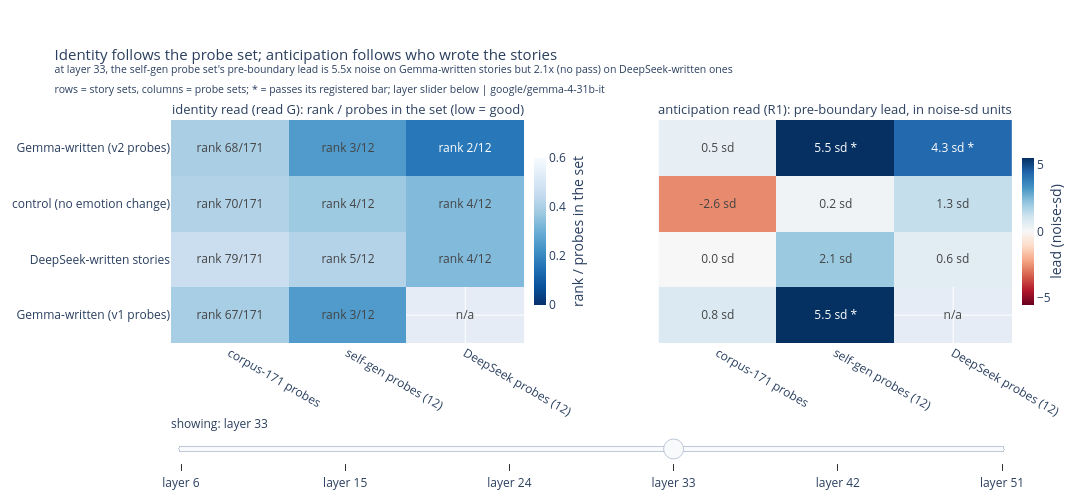

Write notebook code for a chart like this one.
### Markdown cell above
## 2. Stories or vectors: what does each result depend on?

**Answer: both, but for different claims.** Whether the emotional state is
VISIBLE at all depends on the vectors: on the same stories, corpus-171 probes
fail the identity read while the self-gen and DeepSeek probes succeed. Whether
ANTICIPATION exists depends on the stories: the same probes show a solid
pre-boundary rise on Gemma-written stories and nothing on DeepSeek-written
ones.

**How it was measured.** Left panel: the identity read from section 1 (read G),
as rank divided by the number of probes in the set. Right panel: the
anticipation read (R1), the incoming emotion's rise over the 16 tokens before
the phase boundary versus the 16 tokens before those, in units of the
calibrated per-token noise (noise-sd). Stars mark cells that pass their
registered bar: for identity, the top-decile bar; for anticipation, shuffle
p < 0.001 plus the registered magnitude bar. The slider below the figure
scrubs all six layers. Layer 33 is the registered primary cell, and the
dissociation pattern holds across the mid-to-late band.

**Verdict.** Vector quality decides whether the state is readable at all,
matching the detection results of
[notebook 07](07_generator_lineages.ipynb) (E10/E11). The anticipation effect,
by contrast, is a property of the text. Gemma reads with causal attention, so
each token sees only earlier tokens. A pre-boundary signal can therefore come
only from foreshadowing already present in the words read so far. Gemma's own
stories foreshadow; DeepSeek's cleaner transitions do not. The
constant-emotion control's leads sit at or below zero, so marked scene changes
alone produce nothing.

### Code cell
# this cell draws the identity / anticipation dissociation heatmaps,
# story sets x probe sets, with a layer slider (default: layer 33)
probe_set_names = ["corpus", "selfgen", "deepseek"]
DEFAULT_LAYER = PRIMARY_LAYER

def dissociation_grids(layer):
    """(identity z, anticipation z, and their cell labels) at one layer."""
    identity, anticipation, id_text, ant_text = [], [], [], []
    for story_set, arm in STORY_SETS.items():
        id_row, ant_row, id_t, ant_t = [], [], [], []
        for probe_set in probe_set_names:
            identity_cell = arm["gate_G"].get(probe_set, {}).get("per_layer", {}).get(str(layer))
            r1_cell = arm["r1_anticipation"].get(probe_set, {}).get("per_layer", {}).get(str(layer))
            if identity_cell:
                star = " *" if identity_cell["passes"] else ""
                id_row.append(identity_cell["median_rank"] / PROBE_SET_SIZE[probe_set])
                id_t.append(f"rank {identity_cell['median_rank']:.0f}/{PROBE_SET_SIZE[probe_set]}{star}")
            else:
                id_row.append(None); id_t.append("n/a")
            if r1_cell and r1_cell.get("noise_sd"):
                lead_in_sd = r1_cell["mean_lead"] / r1_cell["noise_sd"]
                star = " *" if r1_cell["passes"] else ""
                ant_row.append(lead_in_sd)
                ant_t.append(f"{lead_in_sd:.1f} sd{star}")
            else:
                ant_row.append(None); ant_t.append("n/a")
        identity.append(id_row); anticipation.append(ant_row)
        id_text.append(id_t); ant_text.append(ant_t)
    return identity, anticipation, id_text, ant_text

fig = make_subplots(rows=1, cols=2, shared_yaxes=True, horizontal_spacing=0.16,
    subplot_titles=(
        "identity read (read G): rank / probes in the set (low = good)",
        "anticipation read (R1): pre-boundary lead, in noise-sd units"))
# one heatmap pair per layer; the slider toggles which pair is visible
for layer in LAYERS:
    identity, anticipation, id_text, ant_text = dissociation_grids(layer)
    visible = layer == DEFAULT_LAYER
    fig.add_trace(go.Heatmap(
        z=identity, x=[PROBE_SET_LABEL[name] for name in probe_set_names], y=list(STORY_SETS),
        text=id_text, texttemplate="%{text}", colorscale="Blues_r", zmin=0, zmax=0.6,
        colorbar=dict(title=dict(text="rank / probes in the set", side="right"),
                      x=0.42, len=0.75, thickness=12),
        visible=visible), row=1, col=1)
    fig.add_trace(go.Heatmap(
        z=anticipation, x=[PROBE_SET_LABEL[name] for name in probe_set_names], y=list(STORY_SETS),
        text=ant_text, texttemplate="%{text}", colorscale="RdBu", zmid=0,
        colorbar=dict(title=dict(text="lead (noise-sd)", side="right"),
                      x=1.0, len=0.75, thickness=12),
        visible=visible), row=1, col=2)
steps = []
for layer_pos, layer in enumerate(LAYERS):
    visibility = [other_pos == layer_pos for other_pos in range(len(LAYERS)) for _ in (0, 1)]
    steps.append(dict(method="update", label=f"layer {layer}", args=[{"visible": visibility}]))
# the title's headline numbers: self-gen lead on Gemma-written vs best lead on DeepSeek-written
gemma_lead_sd = (lambda c: c["mean_lead"] / c["noise_sd"])(
    STORY_SETS["Gemma-written (v1 probes)"]["r1_anticipation"]["selfgen"]["per_layer"][str(DEFAULT_LAYER)])
deepseek_arm_best_sd = max(
    cell["mean_lead"] / cell["noise_sd"]
    for probe_set in probe_set_names
    if (cell := STORY_SETS["DeepSeek-written stories"]["r1_anticipation"]
        .get(probe_set, {}).get("per_layer", {}).get(str(DEFAULT_LAYER)))
)
for annotation in fig.layout.annotations:  # only the panel titles exist at this point
    annotation.font = dict(size=13)
fig.update_layout(
    sliders=[dict(active=LAYERS.index(DEFAULT_LAYER), steps=steps, y=-0.22,
                  currentvalue=dict(prefix="showing: "))],
    title=(
        "Identity follows the probe set; anticipation follows who wrote the stories<br>"
        f"<sup>at layer {DEFAULT_LAYER}, the self-gen probe set's pre-boundary lead is "
        f"{gemma_lead_sd:.1f}x noise on Gemma-written stories but {deepseek_arm_best_sd:.1f}x "
        "(no pass) on DeepSeek-written ones</sup><br>"
        f"<sup>rows = story sets, columns = probe sets; * = passes its registered bar; "
        f"layer slider below | {MODEL}</sup>"
    ),
    title_font_size=15,
    width=1250, height=500, margin=dict(t=120, b=130))
fig.show()

### Figure 1 — Plotly figure (JSON) as saved in the notebook; plotly's stock layout.template omitted (floating-point values rounded to 4 significant figures)
{"data": [{"colorbar": {"len": 0.75, "thickness": 12, "title": {"side": "right", "text": "rank / probes in the set"}, "x": 0.42}, "colorscale": [[0.0, "rgb(8,48,107)"], [0.125, "rgb(8,81,156)"], [0.25, "rgb(33,113,181)"], [0.375, "rgb(66,146,198)"], [0.5, "rgb(107,174,214)"], [0.625, "rgb(158,202,225)"], [0.75, "rgb(198,219,239)"], [0.875, "rgb(222,235,247)"], [1.0, "rgb(247,251,255)"]], "text": [["rank 38/171", "rank 1/12 *", "n/a"], ["rank 55/171", "rank 3/12", "rank 2/12"], ["rank 50/171", "rank 3/12", "rank 2/12"], ["rank 35/171", "rank 1/12 *", "rank 1/12 *"]], "texttemplate": "%{text}", "type": "heatmap", "visible": false, "x": ["corpus-171 probes", "self-gen probes (12)", "DeepSeek probes (12)"], "xaxis": "x", "y": ["Gemma-written (v1 probes)", "DeepSeek-written stories", "control (no emotion change)", "Gemma-written (v2 probes)"], "yaxis": "y", "z": [[0.2222, 0.08333, null], [0.3216, 0.25, 0.1667], [0.2924, 0.25, 0.1667], [0.2047, 0.08333, 0.08333]], "zmax": 0.6, "zmin": 0}, {"colorbar": {"len": 0.75, "thickness": 12, "title": {"side": "right", "text": "lead (noise-sd)"}, "x": 1.0}, "colorscale": [[0.0, "rgb(103,0,31)"], [0.1, "rgb(178,24,43)"], [0.2, "rgb(214,96,77)"], [0.3, "rgb(244,165,130)"], [0.4, "rgb(253,219,199)"], [0.5, "rgb(247,247,247)"], [0.6, "rgb(209,229,240)"], [0.7, "rgb(146,197,222)"], [0.8, "rgb(67,147,195)"], [0.9, "rgb(33,102,172)"], [1.0, "rgb(5,48,97)"]], "text": [["1.0 sd *", "2.1 sd *", "n/a"], ["0.2 sd", "0.5 sd", "0.4 sd"], ["-0.1 sd", "-0.1 sd", "0.5 sd"], ["1.0 sd *", "2.1 sd *", "2.2 sd *"]], "texttemplate": "%{text}", "type": "heatmap", "visible": false, "x": ["corpus-171 probes", "self-gen probes (12)", "DeepSeek probes (12)"], "xaxis": "x2", "y": ["Gemma-written (v1 probes)", "DeepSeek-written stories", "control (no emotion change)", "Gemma-written (v2 probes)"], "yaxis": "y2", "z": [[0.99, 2.114, null], [0.1856, 0.4553, 0.3694], [-0.08878, -0.1075, 0.5389], [0.9808, 2.111, 2.154]], "zmid": 0}, {"colorbar": {"len": 0.75, "thickness": 12, "title": {"side": "right", "text": "rank / probes in the set"}, "x": 0.42}, "colorscale": [[0.0, "rgb(8,48,107)"], [0.125, "rgb(8,81,156)"], [0.25, "rgb(33,113,181)"], [0.375, "rgb(66,146,198)"], [0.5, "rgb(107,174,214)"], [0.625, "rgb(158,202,225)"], [0.75, "rgb(198,219,239)"], [0.875, "rgb(222,235,247)"], [1.0, "rgb(247,251,255)"]], "text": [["rank 54/171", "rank 3/12", "n/a"], ["rank 68/171", "rank 4/12", "rank 4/12"], ["rank 82/171", "rank 4/12", "rank 3/12"], ["rank 53/171", "rank 3/12", "rank 3/12"]], "texttemplate": "%{text}", "type": "heatmap", "visible": false, "x": ["corpus-171 probes", "self-gen probes (12)", "DeepSeek probes (12)"], "xaxis": "x", "y": ["Gemma-written (v1 probes)", "DeepSeek-written stories", "control (no emotion change)", "Gemma-written (v2 probes)"], "yaxis": "y", "z": [[0.3158, 0.25, null], [0.3977, 0.3333, 0.3333], [0.4795, 0.2917, 0.25], [0.3099, 0.25, 0.25]], "zmax": 0.6, "zmin": 0}, {"colorbar": {"len": 0.75, "thickness": 12, "title": {"side": "right", "text": "lead (noise-sd)"}, "x": 1.0}, "colorscale": [[0.0, "rgb(103,0,31)"], [0.1, "rgb(178,24,43)"], [0.2, "rgb(214,96,77)"], [0.3, "rgb(244,165,130)"], [0.4, "rgb(253,219,199)"], [0.5, "rgb(247,247,247)"], [0.6, "rgb(209,229,240)"], [0.7, "rgb(146,197,222)"], [0.8, "rgb(67,147,195)"], [0.9, "rgb(33,102,172)"], [1.0, "rgb(5,48,97)"]], "text": [["1.1 sd", "2.9 sd", "n/a"], ["-0.4 sd", "-0.7 sd", "-0.8 sd"], ["-1.3 sd", "-1.9 sd", "-0.0 sd"], ["1.3 sd", "2.9 sd", "3.8 sd"]], "texttemplate": "%{text}", "type": "heatmap", "visible": false, "x": ["corpus-171 probes", "self-gen probes (12)", "DeepSeek probes (12)"], "xaxis": "x2", "y": ["Gemma-written (v1 probes)", "DeepSeek-written stories", "control (no emotion change)", "Gemma-written (v2 probes)"], "yaxis": "y2", "z": [[1.068, 2.909, null], [-0.3524, -0.6503, -0.7661], [-1.334, -1.932, -0.01549], [1.28, 2.879, 3.799]], "zmid": 0}, {"colorbar": {"len": 0.75, "thickness": 12, "title": {"side": "right", "text": "rank / probes in the set"}, "x": 0.42}, "colorscale": [[0.0, "rgb(8,48,107)"], [0.125, "rgb(8,81,156)"], [0.25, "rgb(33,113,181)"], [0.375, "rgb(66,146,198)"], [0.5, "rgb(107,174,214)"], [0.625, "rgb(158,202,225)"], [0.75, "rgb(198,219,239)"], [0.875, "rgb(222,235,247)"], [1.0, "rgb(247,251,255)"]], "text": [["rank 41/171", "rank 1/12 *", "n/a"], ["rank 63/171", "rank 3/12", "rank 3/12"], ["rank 62/171", "rank 3/12", "rank 2/12"], ["rank 43/171", "rank 1/12 *", "rank 2/12"]], "texttemplate": "%{text}", "type": "heatmap", "visible": false, "x": ["corpus-171 probes", "self-gen probes (12)", "DeepSeek probes (12)"], "xaxis": "x", "y": ["Gemma-written (v1 probes)", "DeepSeek-written stories", "control (no emotion change)", "Gemma-written (v2 probes)"], "yaxis": "y", "z": [[0.2398, 0.08333, null], [0.3684, 0.25, 0.25], [0.3596, 0.25, 0.1667], [0.2515, 0.08333, 0.125]], "zmax": 0.6, "zmin": 0}, {"colorbar": {"len": 0.75, "thickness": 12, "title": {"side": "right", "text": "lead (noise-sd)"}, "x": 1.0}, "colorscale": [[0.0, "rgb(103,0,31)"], [0.1, "rgb(178,24,43)"], [0.2, "rgb(214,96,77)"], [0.3, "rgb(244,165,130)"], [0.4, "rgb(253,219,199)"], [0.5, "rgb(247,247,247)"], [0.6, "rgb(209,229,240)"], [0.7, "rgb(146,197,222)"], [0.8, "rgb(67,147,195)"], [0.9, "rgb(33,102,172)"], [1.0, "rgb(5,48,97)"]], "text": [["1.2 sd", "5.3 sd *", "n/a"], ["-0.8 sd", "-1.3 sd", "-1.3 sd"], ["-1.5 sd", "2.2 sd", "2.3 sd"], ["1.3 sd", "5.3 sd *", "8.3 sd *"]], "texttemplate": "%{text}", "type": "heatmap", "visible": false, "x": ["corpus-171 probes", "self-gen probes (12)", "DeepSeek probes (12)"], "xaxis": "x2", "y": ["Gemma-written (v1 probes)", "DeepSeek-written stories", "control (no emotion change)", "Gemma-written (v2 probes)"], "yaxis": "y2", "z": [[1.172, 5.27, null], [-0.837, -1.306, -1.271], [-1.538, 2.214, 2.341], [1.251, 5.324, 8.305]], "zmid": 0}, {"colorbar": {"len": 0.75, "thickness": 12, "title": {"side": "right", "text": "rank / probes in the set"}, "x": 0.42}, "colorscale": [[0.0, "rgb(8,48,107)"], [0.125, "rgb(8,81,156)"], [0.25, "rgb(33,113,181)"], [0.375, "rgb(66,146,198)"], [0.5, "rgb(107,174,214)"], [0.625, "rgb(158,202,225)"], [0.75, "rgb(198,219,239)"], [0.875, "rgb(222,235,247)"], [1.0, "rgb(247,251,255)"]], "text": [["rank 67/171", "rank 3/12", "n/a"], ["rank 79/171", "rank 5/12", "rank 4/12"], ["rank 70/171", "rank 4/12", "rank 4/12"], ["rank 68/171", "rank 3/12", "rank 2/12"]], "texttemplate": "%{text}", "type": "heatmap", "visible": true, "x": ["corpus-171 probes", "self-gen probes (12)", "DeepSeek probes (12)"], "xaxis": "x", "y": ["Gemma-written (v1 probes)", "DeepSeek-written stories", "control (no emotion change)", "Gemma-written (v2 probes)"], "yaxis": "y", "z": [[0.3918, 0.25, null], [0.462, 0.4167, 0.3333], [0.4123, 0.375, 0.3333], [0.3977, 0.25, 0.1667]], "zmax": 0.6, "zmin": 0}, {"colorbar": {"len": 0.75, "thickness": 12, "title": {"side": "right", "text": "lead (noise-sd)"}, "x": 1.0}, "colorscale": [[0.0, "rgb(103,0,31)"], [0.1, "rgb(178,24,43)"], [0.2, "rgb(214,96,77)"], [0.3, "rgb(244,165,130)"], [0.4, "rgb(253,219,199)"], [0.5, "rgb(247,247,247)"], [0.6, "rgb(209,229,240)"], [0.7, "rgb(146,197,222)"], [0.8, "rgb(67,147,195)"], [0.9, "rgb(33,102,172)"], [1.0, "rgb(5,48,97)"]], "text": [["0.8 sd", "5.5 sd *", "n/a"], ["0.0 sd", "2.1 sd", "0.6 sd"], ["-2.6 sd", "0.2 sd", "1.3 sd"], ["0.5 sd", "5.5 sd *", "4.3 sd *"]], "texttemplate": "%{text}", "type": "heatmap", "visible": true, "x": ["corpus-171 probes", "self-gen probes (12)", "DeepSeek probes (12)"], "xaxis": "x2", "y": ["Gemma-written (v1 probes)", "DeepSeek-written stories", "control (no emotion change)", "Gemma-written (v2 probes)"], "yaxis": "y2", "z": [[0.8423, 5.502, null], [0.008052, 2.06, 0.6281], [-2.639, 0.2261, 1.336], [0.4659, 5.514, 4.344]], "zmid": 0}, {"colorbar": {"len": 0.75, "thickness": 12, "title": {"side": "right", "text": "rank / probes in the set"}, "x": 0.42}, "colorscale": [[0.0, "rgb(8,48,107)"], [0.125, "rgb(8,81,156)"], [0.25, "rgb(33,113,181)"], [0.375, "rgb(66,146,198)"], [0.5, "rgb(107,174,214)"], [0.625, "rgb(158,202,225)"], [0.75, "rgb(198,219,239)"], [0.875, "rgb(222,235,247)"], [1.0, "rgb(247,251,255)"]], "text": [["rank 60/171", "rank 2/12", "n/a"], ["rank 76/171", "rank 4/12", "rank 4/12"], ["rank 65/171", "rank 4/12", "rank 4/12"], ["rank 62/171", "rank 2/12", "rank 2/12"]], "texttemplate": "%{text}", "type": "heatmap", "visible": false, "x": ["corpus-171 probes", "self-gen probes (12)", "DeepSeek probes (12)"], "xaxis": "x", "y": ["Gemma-written (v1 probes)", "DeepSeek-written stories", "control (no emotion change)", "Gemma-written (v2 probes)"], "yaxis": "y", "z": [[0.3509, 0.1667, null], [0.4444, 0.3333, 0.3333], [0.3801, 0.3333, 0.3333], [0.3626, 0.1667, 0.1667]], "zmax": 0.6, "zmin": 0}, {"colorbar": {"len": 0.75, "thickness": 12, "title": {"side": "right", "text": "lead (noise-sd)"}, "x": 1.0}, "colorscale": [[0.0, "rgb(103,0,31)"], [0.1, "rgb(178,24,43)"], [0.2, "rgb(214,96,77)"], [0.3, "rgb(244,165,130)"], [0.4, "rgb(253,219,199)"], [0.5, "rgb(247,247,247)"], [0.6, "rgb(209,229,240)"], [0.7, "rgb(146,197,222)"], [0.8, "rgb(67,147,195)"], [0.9, "rgb(33,102,172)"], [1.0, "rgb(5,48,97)"]], "text": [["1.5 sd *", "1.7 sd", "n/a"], ["-0.5 sd", "-0.3 sd", "0.1 sd"], ["-0.0 sd", "0.3 sd", "-0.5 sd"], ["1.3 sd *", "1.9 sd", "3.3 sd *"]], "texttemplate": "%{text}", "type": "heatmap", "visible": false, "x": ["corpus-171 probes", "self-gen probes (12)", "DeepSeek probes (12)"], "xaxis": "x2", "y": ["Gemma-written (v1 probes)", "DeepSeek-written stories", "control (no emotion change)", "Gemma-written (v2 probes)"], "yaxis": "y2", "z": [[1.504, 1.689, null], [-0.4522, -0.2933, 0.1133], [-0.00443, 0.2707, -0.5115], [1.26, 1.931, 3.272]], "zmid": 0}, {"colorbar": {"len": 0.75, "thickness": 12, "title": {"side": "right", "text": "rank / probes in the set"}, "x": 0.42}, "colorscale": [[0.0, "rgb(8,48,107)"], [0.125, "rgb(8,81,156)"], [0.25, "rgb(33,113,181)"], [0.375, "rgb(66,146,198)"], [0.5, "rgb(107,174,214)"], [0.625, "rgb(158,202,225)"], [0.75, "rgb(198,219,239)"], [0.875, "rgb(222,235,247)"], [1.0, "rgb(247,251,255)"]], "text": [["rank 76/171", "rank 3/12", "n/a"], ["rank 83/171", "rank 6/12", "rank 5/12"], ["rank 61/171", "rank 6/12", "rank 5/12"], ["rank 77/171", "rank 3/12", "rank 4/12"]], "texttemplate": "%{text}", "type": "heatmap", "visible": false, "x": ["corpus-171 probes", "self-gen probes (12)", "DeepSeek probes (12)"], "xaxis": "x", "y": ["Gemma-written (v1 probes)", "DeepSeek-written stories", "control (no emotion change)", "Gemma-written (v2 probes)"], "yaxis": "y", "z": [[0.4444, 0.25, null], [0.4854, 0.5, 0.4167], [0.3567, 0.5, 0.4167], [0.4503, 0.25, 0.3333]], "zmax": 0.6, "zmin": 0}, {"colorbar": {"len": 0.75, "thickness": 12, "title": {"side": "right", "text": "lead (noise-sd)"}, "x": 1.0}, "colorscale": [[0.0, "rgb(103,0,31)"], [0.1, "rgb(178,24,43)"], [0.2, "rgb(214,96,77)"], [0.3, "rgb(244,165,130)"], [0.4, "rgb(253,219,199)"], [0.5, "rgb(247,247,247)"], [0.6, "rgb(209,229,240)"], [0.7, "rgb(146,197,222)"], [0.8, "rgb(67,147,195)"], [0.9, "rgb(33,102,172)"], [1.0, "rgb(5,48,97)"]], "text": [["0.9 sd *", "0.9 sd", "n/a"], ["-0.7 sd", "-0.7 sd", "0.4 sd"], ["-1.5 sd", "-0.5 sd", "-1.4 sd"], ["0.5 sd *", "1.2 sd", "2.8 sd *"]], "texttemplate": "%{text}", "type": "heatmap", "visible": false, "x": ["corpus-171 probes", "self-gen probes (12)", "DeepSeek probes (12)"], "xaxis": "x2", "y": ["Gemma-written (v1 probes)", "DeepSeek-written stories", "control (no emotion change)", "Gemma-written (v2 probes)"], "yaxis": "y2", "z": [[0.9249, 0.9412, null], [-0.675, -0.6951, 0.4226], [-1.512, -0.4884, -1.437], [0.521, 1.173, 2.83]], "zmid": 0}], "layout": {"annotations": [{"font": {"size": 13}, "showarrow": false, "text": "identity read (read G): rank / probes in the set (low = good)", "x": 0.21, "xanchor": "center", "xref": "paper", "y": 1.0, "yanchor": "bottom", "yref": "paper"}, {"font": {"size": 13}, "showarrow": false, "text": "anticipation read (R1): pre-boundary lead, in noise-sd units", "x": 0.79, "xanchor": "center", "xref": "paper", "y": 1.0, "yanchor": "bottom", "yref": "paper"}], "height": 500, "margin": {"b": 130, "t": 120}, "sliders": [{"active": 3, "currentvalue": {"prefix": "showing: "}, "steps": [{"args": [{"visible": [true, true, false, false, false, false, false, false, false, false, false, false]}], "label": "layer 6", "method": "update"}, {"args": [{"visible": [false, false, true, true, false, false, false, false, false, false, false, false]}], "label": "layer 15", "method": "update"}, {"args": [{"visible": [false, false, false, false, true, true, false, false, false, false, false, false]}], "label": "layer 24", "method": "update"}, {"args": [{"visible": [false, false, false, false, false, false, true, true, false, false, false, false]}], "label": "layer 33", "method": "update"}, {"args": [{"visible": [false, false, false, false, false, false, false, false, true, true, false, false]}], "label": "layer 42", "method": "update"}, {"args": [{"visible": [false, false, false, false, false, false, false, false, false, false, true, true]}], "label": "layer 51", "method": "update"}], "y": -0.22}], "title": {"font": {"size": 15}, "text": "Identity follows the probe set; anticipation follows who wrote the stories<br><sup>at layer 33, the self-gen probe set's pre-boundary lead is 5.5x noise on Gemma-written stories but 2.1x (no pass) on DeepSeek-written ones</sup><br><sup>rows = story sets, columns = probe sets; * = passes its registered bar; layer slider below | google/gemma-4-31b-it</sup>"}, "width": 1250, "xaxis": {"anchor": "y", "domain": [0.0, 0.42]}, "xaxis2": {"anchor": "y2", "domain": [0.58, 1.0]}, "yaxis": {"anchor": "x", "domain": [0.0, 1.0]}, "yaxis2": {"anchor": "x2", "domain": [0.0, 1.0], "matches": "y", "showticklabels": false}}}
